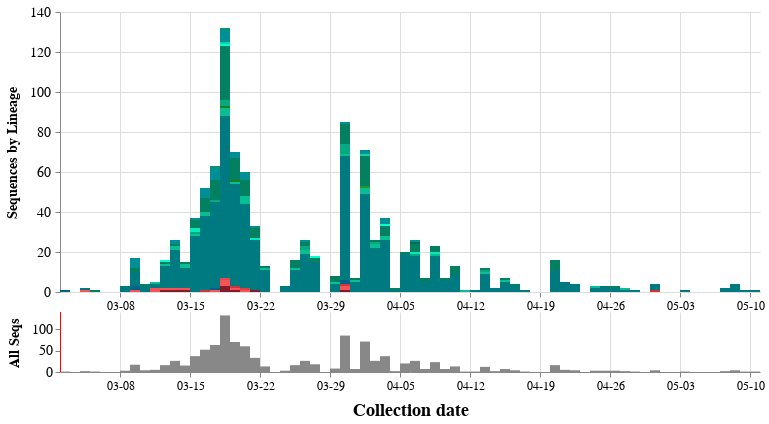

Express this chart as Vega-Lite.
### Vega specification from a JSON file in a GitHub repository (floating-point values rounded to 4 significant figures; data arrays with more than 128 entries replaced by an {"elided": "..."} marker saying what was removed)
{"$schema": "https://vega.github.io/schema/vega/v5.json", "description": "A basic stacked bar chart example.", "comment": "These will be overridden by the container of this vega plot", "width": 700, "height": 360, "padding": 5, "data": [{"name": "cases_by_date_and_group", "comment": "Main data object, same as caseData in store", "format": {"parse": {"group": "string", "cases_sum": "number", "date": "date:'%Q'"}}, "values": {"elided": "178 records"}, "transform": [{"comment": "this creates the group_sum field on each item, which is a total sum of all cases for that group across all dates", "type": "joinaggregate", "ops": ["sum"], "fields": ["cases_sum"], "as": ["group_counts"], "groupby": ["group"]}, {"comment": "Bin observations by date. The width of each bin is determined by the signal dateBin. Since the most detail in the date from GISAID is by day, the bin shouldn't ever be smaller than a day.", "type": "bin", "field": "date", "extent": [{"signal": "dateRangeStart"}, {"signal": "dateRangeEnd"}], "step": {"signal": "dateBin"}, "as": ["day_start", "day_end"]}, {"comment": "After binning, combine observations in the same group and day, by taking the sum of the sequence counts. The max aggs on group_counts and color are just to carry the fields over.", "type": "aggregate", "groupby": ["group", "day_start", "day_end"], "fields": ["cases_sum", "group_counts", "color"], "ops": ["sum", "max", "max"], "as": ["cases_sum", "group_counts", "color"]}, {"comment": "If a group isn't present in a dateBin that others are, then impute an empty value. This is only important for the cumulative view, so as to keep things consistent. Unfortunately I don't know how to impute for days with no data at all yet. This leads to some gaps in the cumulative view.", "type": "impute", "field": "cases_sum", "key": "day_start", "groupby": ["group", "color", "group_counts"], "value": 0}, {"comment": "Recalculate the day_end from the day_start and dateBin, since the imputation can't work on more than one field at once.", "type": "formula", "expr": "datum.day_start + dateBin", "as": "day_end"}, {"comment": "Calculate the cumulative counts. If we're not running in cumulative mode, then output the cumulative count in a dummy field (determined by the signal windowField). If we are in cumulative mode, then overwrite the cases_sum field.", "type": "window", "sort": {"field": "day_start"}, "groupby": ["group"], "ops": ["sum"], "fields": ["cases_sum"], "as": ["cases_sum_new"], "frame": {"signal": "cumulativeWindow"}}, {"comment": "Stack bars on the same date in preparation for the visualization. Offset (zero vs. normalize) controls counts vs. percentages.", "type": "stack", "groupby": ["day_start"], "sort": {"field": "group"}, "field": "cases_sum_new", "offset": {"signal": "stackOffset"}}]}, {"name": "cases_by_date", "source": "cases_by_date_and_group", "comment": "Collapse cases by date (ignore group), for the data in the overview (bottom) plot", "transform": [{"type": "aggregate", "groupby": ["day_start", "day_end"], "fields": ["cases_sum"], "ops": ["sum"], "as": ["cases_sum_by_date"]}]}, {"name": "selected", "comment": "A list of groups that are selected", "on": [{"trigger": "clear", "remove": true}, {"trigger": "!shift", "remove": true}, {"trigger": "!shift && clicked", "insert": "clicked"}, {"trigger": "shift && clicked", "toggle": "clicked"}]}], "signals": [{"name": "dateRangeStart", "value": 1575158400000, "comment": "Along with dateRangeEnd, these are hard limits on the dates shown. May need to update when we hit 2021. Dates are in milliseconds, unix epoch"}, {"name": "dateRangeEnd", "value": 1609372800000}, {"name": "dateBin", "value": 86400000, "comment": "Binning of observations by date, where date is in milliseconds. Default is 1 day (1000 * 60 * 60 * 24). This should never be less than a day. This is passed to the bin transform of cases_by_date_and_group"}, {"name": "overviewYLabel", "value": "All Seqs", "comment": "Y-axis label of the overview (bottom) panel"}, {"name": "detailYLabel", "value": "Sequences by Lineage", "comment": "Y-axis label of the detail (upper) panel"}, {"name": "stackOffset", "value": "zero", "comment": "Whether to show the counts as percentages ('normalize') or as absolute counts ('zero'). This is passed to the stack transform of cases_by_date_and_group"}, {"name": "cumulativeWindow", "value": [0, 0], "comment": "Window to calculate cumulative counts over. [0, 0] disables this behavior, while [null, 0] does the cumulative counting"}, {"name": "detailDomain", "comment": "The date range selected on the overview (bottom) panel. The units are in JS date objects. If there is no date selected, this should be null."}, {"name": "brush", "value": 0, "comment": "The date range selected on the overview (bottom) panel, in screen-space coordinate units (pixels). This will be converted to dates for the detailDomain signal by referencing the xOverview scale"}, {"name": "delta", "value": 0, "comment": "The difference between windows when dragging a date selection window in the overview (bottom) panel. It is tracked onmousemove and used to update the 'brush' signal after mouseup. Units are in screen-space coordinates (pixels)"}, {"name": "xdown", "value": 0, "comment": "The initial screen-space click location, in screen-space coordinates (pixels), when first clicking on the date range window before dragging it. This is used to calculate the 'delta' signal"}, {"name": "anchor", "value": null, "comment": "The initial 'brush' signal state, when clicking on the date range window to drag it. Units are in screen-space coordinates (pixels). Used to update the 'brush' signal after dragging it."}, {"name": "hoverBar", "value": null, "comment": "Used to store which group is hovered over. Is an object with field 'group'"}, {"name": "clear", "value": true, "comment": "If clicking on anything but a grouped bar, then clear the selection (by clearing the 'selection' data object)", "on": [{"events": "mouseup[!event.item]", "update": "true", "force": true}]}, {"name": "shift", "value": false, "comment": "Track whether or not the shift key is pressed. Used to select multiple groups by holding down shift before clicking", "on": [{"events": "@detailbars:click", "update": "event.shiftKey", "force": true}]}, {"name": "clicked", "value": null, "comment": "Track clicks on the group bars, for selection purposes", "on": [{"events": "@detailbars:click", "update": "{group: datum.group}", "force": true}]}], "marks": [{"type": "group", "name": "detail", "comment": "The mark group for the detail (upper) panel", "encode": {"comment": "The width and height should be overridden by the plot's container", "update": {"height": {"value": 280}, "width": {"signal": "width"}}}, "signals": [{"name": "hoverBar", "comment": "Set the hoverBar signal when a bar is hovered over, and clear it when the mouse is hovered over anything else", "push": "outer", "on": [{"events": "@detailbars:mouseover!", "update": "{group: datum.group, date: datum.day_start}"}, {"events": "@detailbars:mouseout!", "update": "null"}]}], "scales": [{"name": "x", "comment": "Provide two fields for the domain, since if we only provide the day_start, the last day will get cut off, and if we only provide day_end, the first day will get cut off", "type": "time", "range": "width", "domain": {"fields": [{"data": "cases_by_date", "field": "day_start"}, {"data": "cases_by_date", "field": "day_end"}]}, "domainRaw": {"signal": "detailDomain"}}, {"name": "y", "comment": "Scale the y axis from 0 to the highest bar height", "type": "linear", "range": [280, 0], "nice": true, "zero": true, "domain": {"data": "cases_by_date_and_group", "field": "y1"}}], "axes": [{"orient": "bottom", "scale": "x", "zindex": 0, "format": "%m-%d", "tickCount": "week", "grid": true, "gridScale": "y", "gridColor": "#DDD", "labelFontSize": 12, "labelPadding": 3}, {"orient": "left", "scale": "y", "zindex": 0, "grid": true, "gridColor": "#DDD", "title": {"signal": "detailYLabel"}, "titleFontSize": 14, "titlePadding": 10, "labelFontSize": 14, "labelPadding": 5, "tickCount": 5}], "marks": [{"type": "group", "comment": "Not sure why we need a group mark here, but this is how it is in the example plot, so I didn't change it", "encode": {"update": {"height": {"field": {"group": "height"}}, "width": {"field": {"group": "width"}}, "clip": {"value": true}}}, "marks": [{"type": "rect", "name": "detailbars", "from": {"data": "cases_by_date_and_group"}, "encode": {"comment": "Define the tooltip and other constant values here", "enter": {"strokeWidth": {"value": 1}, "tooltip": {"signal": "{title: datum.group, 'Total sequences': datum.group_counts, 'Sequences': datum.cases_sum_new, 'Collection date': timeFormat(datum.day_start, '%b %d %Y')}"}}, "update": {"x": {"scale": "x", "field": "day_start"}, "x2": {"scale": "x", "field": "day_end"}, "y": {"scale": "y", "field": "y0"}, "y2": {"scale": "y", "field": "y1"}, "fill": [{"test": "(!length(data('selected')) || indata('selected', 'group', datum.group)) && (datum.cases_sum_new > 0)", "field": "color", "comment": "If this group is selected, or if nothing is selected, then color it normally."}, {"value": "#CCC", "comment": "If there is a selected group and this group isn't one of them, then color it light grey"}], "stroke": [{"test": "hoverBar && hoverBar.group == datum.group && datum.cases_sum_new > 0", "value": "#000", "comment": "If this group is being hovered over, then set outline it black. Since we're imputing empty groups, only highlight groups with more than zero cases."}, {"value": "transparent"}], "zindex": [{"test": "hoverBar && hoverBar.group == datum.group && datum.cases_sum > 0", "value": 3, "comment": "Same as the 'stroke' test, but we also need to set the z-index here since it's possible the outline stroke will get hidden under other bars"}, {"value": 1}]}}}]}]}, {"type": "group", "name": "overview", "comment": "Mark group for the overview (bottom) panel", "encode": {"comment": "The width should be overridden by the plot container", "update": {"x": {"value": 0}, "y": {"value": 300}, "width": {"signal": "width"}, "height": {"value": 60}, "fill": {"value": "transparent"}}}, "signals": [{"name": "brush", "comment": "Trigger the date selection brush when any area of the overview plot is clicked. The update code was originally [x(), x()], but I changed it to snap to days instead of selecting by screen-space pixel. All the code does is convert from screen-space pixels --> date --> days --> round to nearest day --> date --> screen-space pixels. invert() is used to convert from pixels to date, and round(x / 86400000) rounds to the nearest day. round() * 86400000 converts from days back into the date (in milliseconds), and scale() converts from date back into screen-space coordinates. This fragment of code is used in all the signals below for day-snapping.", "push": "outer", "on": [{"events": {"merge": [{"markname": "overview", "type": "mousedown"}, {"markname": "overviewbars", "type": "mousedown"}]}, "update": "[scale('xOverview', round(invert('xOverview', x()) / 86400000) * 86400000), scale('xOverview', round(invert('xOverview', x()) / 86400000) * 86400000)]"}, {"comment": "Clear the brush selection on any double-click", "events": {"merge": [{"markname": "overview", "type": "dblclick"}, {"markname": "brushrect", "type": "dblclick"}]}, "update": "0"}, {"comment": "Update the brush on mousemove. Hold the first point of the range constant (brush[0]), and modify brush[1] by snapping to day as well (see comment above). clamp() is used to ensure that the range stays within the bounds of the plot. Capture mousemove events on both the plot and the bars to allow dragging anywhere on the overview plot", "events": {"merge": [{"source": "window", "type": "mousemove", "between": [{"markname": "overview", "type": "mousedown"}, {"source": "window", "type": "mouseup"}], "consume": true}, {"source": "window", "type": "mousemove", "between": [{"markname": "overviewbars", "type": "mousedown"}, {"source": "window", "type": "mouseup"}], "consume": true}]}, "update": "[brush[0], clamp(scale('xOverview', round(invert('xOverview', x()) / 86400000) * 86400000), 0, width)]"}, {"comment": "When the mousemove is finished (marked by mouseup event), then reorganize the brush vector so that the lesser value is first", "events": {"merge": [{"markname": "overview", "type": "mouseup"}, {"markname": "brushrect", "type": "mouseup"}]}, "update": "abs(span(brush)) <= 2 ? 0 : [brush[0], brush[1]]"}, {"comment": "Capture when the date range window is dragged, and update the ranges. Since the dragging logic implements day-snapping on its own, we don't have to round anything here.", "events": {"signal": "delta"}, "update": "clampRange([anchor[0] + delta, anchor[1] + delta], 0, width)"}]}, {"name": "anchor", "comment": "Make a copy of the brush vector when the date range is clicked. Used by the 'brush' signal to update itself after a date range drag", "push": "outer", "on": [{"events": "@brushrect:mousedown", "update": "slice(brush)"}]}, {"name": "xdown", "comment": "Track the initial drag x-coordinate, and snap to the nearest day. Used to set the 'delta' signal", "push": "outer", "on": [{"events": "@brushrect:mousedown", "update": "scale('xOverview', round(invert('xOverview', x()) / 86400000) * 86400000)"}]}, {"name": "delta", "comment": "Track how far and in what direction the date range was dragged. Snap to the nearest day. Used to set the 'brush' signal after a date range drag", "push": "outer", "on": [{"events": "[@brushrect:mousedown, window:mouseup] > window:mousemove!", "update": "scale('xOverview', round(invert('xOverview', x()) / 86400000) * 86400000) - xdown"}]}, {"name": "detailDomain", "comment": "The same as the 'brush' signal, but in date coordinates instead of screen-space (pixel) coordinates", "push": "outer", "on": [{"events": {"signal": "brush"}, "update": "span(brush) ? invert('xOverview', brush) : null"}]}], "scales": [{"name": "xOverview", "comment": "Provide two fields for the domain, since if we only provide the day_start, the last day will get cut off, and if we only provide day_end, the first day will get cut off", "type": "time", "range": "width", "domain": {"fields": [{"data": "cases_by_date", "field": "day_start"}, {"data": "cases_by_date", "field": "day_end"}]}}, {"name": "yOverview", "type": "linear", "range": [60, 0], "domain": {"data": "cases_by_date", "field": "cases_sum_by_date"}, "nice": true, "zero": true}], "axes": [{"orient": "bottom", "scale": "xOverview", "title": "Collection date", "titleFontSize": 18, "titlePadding": 10, "format": "%m-%d", "grid": true, "gridColor": "#DDD", "gridScale": "yOverview", "labelFontSize": 12, "labelPadding": 3, "tickCount": "week"}, {"orient": "left", "scale": "yOverview", "title": {"signal": "overviewYLabel"}, "titleFontSize": 14, "titlePadding": 10, "labelFontSize": 14, "labelPadding": 3, "tickCount": 3}], "marks": [{"type": "rect", "name": "overviewbars", "from": {"data": "cases_by_date"}, "encode": {"update": {"x": {"scale": "xOverview", "field": "day_start"}, "x2": {"scale": "xOverview", "field": "day_end"}, "y": {"scale": "yOverview", "value": 0}, "y2": {"scale": "yOverview", "field": "cases_sum_by_date"}, "fill": [{"test": "detailDomain && inrange(datum.day_start, [detailDomain[0], detailDomain[1] - 1])", "value": "#f00", "comment": "Color this bar red if it's within the date selection range"}, {"value": "#888"}]}}}, {"type": "rect", "name": "brushrect", "comment": "Draw the date selection range", "encode": {"enter": {"y": {"value": 0}, "height": {"value": 60}, "fill": {"value": "#333"}, "fillOpacity": {"value": 0.2}}, "update": {"x": {"signal": "brush[0]"}, "x2": {"signal": "brush[1]"}}}}, {"type": "rect", "comment": "Draw the beginning bar of the date selection range", "interactive": false, "encode": {"enter": {"y": {"value": 0}, "height": {"value": 60}, "width": {"value": 1}, "fill": {"value": "firebrick"}}, "update": {"x": {"signal": "brush[0]"}}}}, {"type": "rect", "comment": "Draw the ending bar of the date selection range", "interactive": false, "encode": {"enter": {"y": {"value": 0}, "height": {"value": 60}, "width": {"value": 1}, "fill": {"value": "firebrick"}}, "update": {"x": {"signal": "brush[1]"}}}}]}]}
